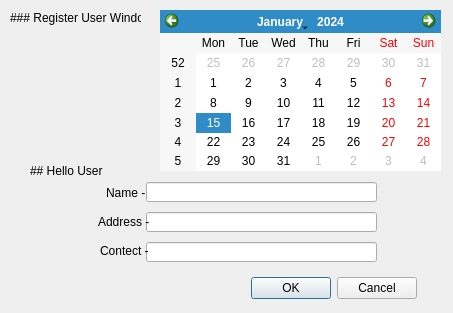
<?xml version="1.0" encoding="UTF-8"?>
<ui version="4.0">
 <class>registerdialog</class>
 <widget class="QDialog" name="registerdialog">
  <property name="geometry">
   <rect>
    <x>0</x>
    <y>0</y>
    <width>453</width>
    <height>313</height>
   </rect>
  </property>
  <property name="windowTitle">
   <string>Dialog</string>
  </property>
  <widget class="QDialogButtonBox" name="registerBtn">
   <property name="geometry">
    <rect>
     <x>76</x>
     <y>272</y>
     <width>341</width>
     <height>32</height>
    </rect>
   </property>
   <property name="orientation">
    <enum>Qt::Orientation::Horizontal</enum>
   </property>
   <property name="standardButtons">
    <set>QDialogButtonBox::StandardButton::Cancel|QDialogButtonBox::StandardButton::Ok</set>
   </property>
  </widget>
  <widget class="QLineEdit" name="nameEdit">
   <property name="geometry">
    <rect>
     <x>146</x>
     <y>182</y>
     <width>231</width>
     <height>20</height>
    </rect>
   </property>
   <property name="inputMask">
    <string/>
   </property>
   <property name="text">
    <string/>
   </property>
   <property name="maxLength">
    <number>100</number>
   </property>
  </widget>
  <widget class="QLineEdit" name="AddressEdit">
   <property name="geometry">
    <rect>
     <x>146</x>
     <y>212</y>
     <width>231</width>
     <height>20</height>
    </rect>
   </property>
   <property name="text">
    <string/>
   </property>
   <property name="maxLength">
    <number>200</number>
   </property>
  </widget>
  <widget class="QLineEdit" name="ContactEdit">
   <property name="geometry">
    <rect>
     <x>146</x>
     <y>242</y>
     <width>231</width>
     <height>20</height>
    </rect>
   </property>
   <property name="text">
    <string/>
   </property>
   <property name="maxLength">
    <number>20</number>
   </property>
  </widget>
  <widget class="QCalendarWidget" name="calendarWidget">
   <property name="geometry">
    <rect>
     <x>160</x>
     <y>10</y>
     <width>281</width>
     <height>161</height>
    </rect>
   </property>
  </widget>
  <widget class="QLabel" name="WindowName">
   <property name="geometry">
    <rect>
     <x>10</x>
     <y>10</y>
     <width>131</width>
     <height>16</height>
    </rect>
   </property>
   <property name="text">
    <string>### Register User Window</string>
   </property>
   <property name="textFormat">
    <enum>Qt::TextFormat::MarkdownText</enum>
   </property>
  </widget>
  <widget class="QLabel" name="label">
   <property name="geometry">
    <rect>
     <x>30</x>
     <y>150</y>
     <width>81</width>
     <height>41</height>
    </rect>
   </property>
   <property name="text">
    <string>## Hello User</string>
   </property>
   <property name="textFormat">
    <enum>Qt::TextFormat::MarkdownText</enum>
   </property>
  </widget>
  <widget class="QLabel" name="label_2">
   <property name="geometry">
    <rect>
     <x>106</x>
     <y>182</y>
     <width>51</width>
     <height>21</height>
    </rect>
   </property>
   <property name="text">
    <string>Name - </string>
   </property>
   <property name="textFormat">
    <enum>Qt::TextFormat::MarkdownText</enum>
   </property>
  </widget>
  <widget class="QLabel" name="label_3">
   <property name="geometry">
    <rect>
     <x>98</x>
     <y>211</y>
     <width>51</width>
     <height>21</height>
    </rect>
   </property>
   <property name="text">
    <string>Address - </string>
   </property>
   <property name="textFormat">
    <enum>Qt::TextFormat::MarkdownText</enum>
   </property>
  </widget>
  <widget class="QLabel" name="label_4">
   <property name="geometry">
    <rect>
     <x>100</x>
     <y>240</y>
     <width>51</width>
     <height>21</height>
    </rect>
   </property>
   <property name="text">
    <string>Contect -</string>
   </property>
   <property name="textFormat">
    <enum>Qt::TextFormat::MarkdownText</enum>
   </property>
  </widget>
 </widget>
 <resources/>
 <connections>
  <connection>
   <sender>registerBtn</sender>
   <signal>accepted()</signal>
   <receiver>registerdialog</receiver>
   <slot>accept()</slot>
   <hints>
    <hint type="sourcelabel">
     <x>248</x>
     <y>254</y>
    </hint>
    <hint type="destinationlabel">
     <x>157</x>
     <y>274</y>
    </hint>
   </hints>
  </connection>
  <connection>
   <sender>registerBtn</sender>
   <signal>rejected()</signal>
   <receiver>registerdialog</receiver>
   <slot>reject()</slot>
   <hints>
    <hint type="sourcelabel">
     <x>316</x>
     <y>260</y>
    </hint>
    <hint type="destinationlabel">
     <x>286</x>
     <y>274</y>
    </hint>
   </hints>
  </connection>
 </connections>
</ui>
